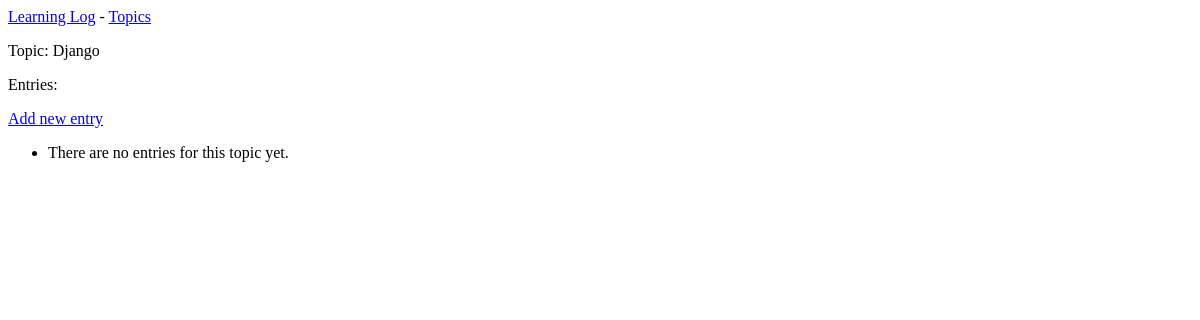
Before: /topics/3/ with the older database file.
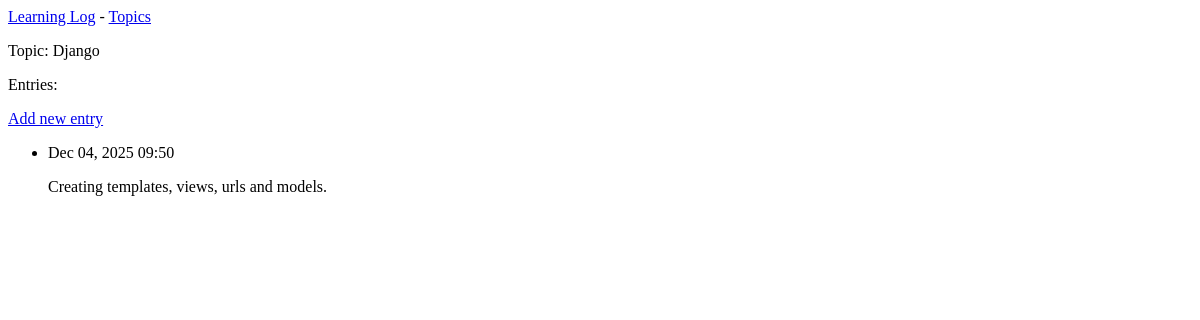
After: the same page with the newer database file.
### learning_logs/models.py (models this page shows, shortened)
class Topic(models.Model):
    text = models.CharField(max_length=200)
    date_added = models.DateTimeField(auto_now_add=True)

class Entry(models.Model):
    topic = models.ForeignKey(Topic, on_delete=models.CASCADE)
    text = models.TextField()
    date_added = models.DateTimeField(auto_now_add=True)
    class Meta:
        verbose_name_plural = 'entries'

### learning_logs/views.py (the view)
# urls.py: path('topics/<int:topic_id>/', views.topic, name='topic'),
def topic(request, topic_id):
    topic = Topic.objects.get(id=topic_id)
    entries = topic.entry_set.order_by('-date_added')
    context = {'topic': topic, 'entries': entries}
    return render(request, 'learning_logs/topic.html', context)

### learning_logs/templates/learning_logs/topic.html
{% extends 'learning_logs/base.html' %}
{% block content %}
  <p>Topic: {{ topic.text }}</p>
  <p>Entries:</p>
  <p>
    <a href="{% url 'learning_logs:new_entry' topic.id %}">Add new entry</a>
  </p>
  <ul>
    {% for entry in entries %}
      <li>
        <p>{{ entry.date_added|date:'M d, Y H:i' }}</p>
        <p>{{ entry.text|linebreaks }}</p>
      </li>
    {% empty %}
      <li>There are no entries for this topic yet.</li>
    {% endfor %}
  </ul>
{% endblock content %}

### learning_logs/templates/learning_logs/base.html
<p>
    <a href="{% url 'learning_logs:index' %}">Learning Log</a> -
    <a href="{% url 'learning_logs:topics' %}">Topics</a>
</p>
{% block content %}{% endblock content %}

Changed rows visible on the page:
added Entry: date_added "Dec 04, 2025 09:50", text "Creating templates, views, urls and models."
Other visible differences:
text no longer shown: "There are no entries for this topic yet."
